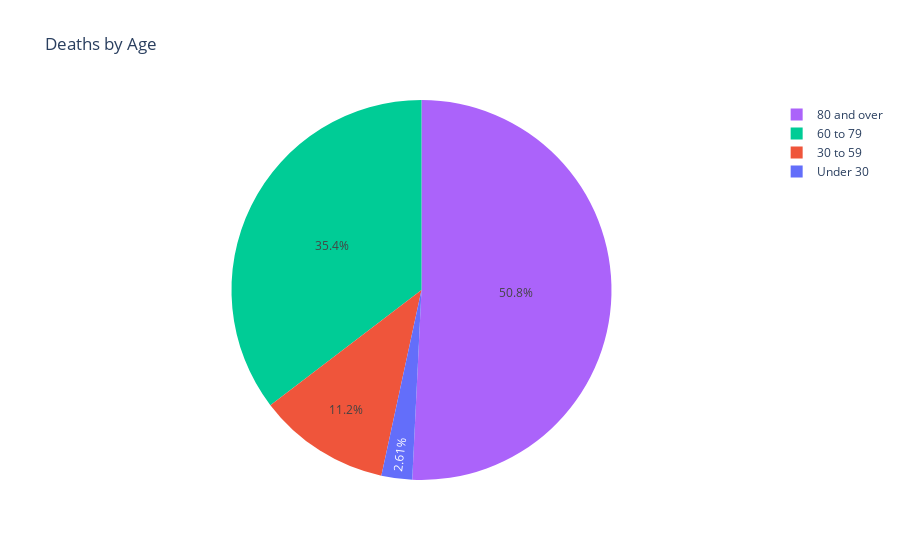

Write notebook code for a chart like this one.
### Code cell
import plotly.express as px
import plotly.io as pio

pie_chart = px.pie(
    data_frame=df_W_Deaths1,
    values=df_W_Deaths1[df_W_Deaths1["indicator_name"] == "By age"].value,
    names=df_W_Deaths1[df_W_Deaths1["indicator_name"] == "By age"]["series_name"],
    color=df_W_Deaths1[df_W_Deaths1["indicator_name"] == "By age"]["series_name"],
    title="Deaths by Age",
)
pio.show(pie_chart)

### Figure 1 — Plotly figure (JSON) as saved in the notebook; plotly's stock layout.template omitted (floating-point values rounded to 4 significant figures; data arrays with more than 128 entries replaced by an {"elided": "..."} marker saying what was removed)
{"data": [{"customdata": {"elided": "200x1 str values"}, "domain": {"x": [0, 1], "y": [0, 1]}, "hovertemplate": "label=%{label}<br>value=%{value}<br>color=%{customdata[0]}<extra></extra>", "labels": {"elided": "200 str values"}, "legendgroup": "", "marker": {"colors": {"elided": "200 str values"}}, "name": "", "showlegend": true, "type": "pie", "values": {"elided": "200 int values"}}], "layout": {"legend": {"tracegroupgap": 0}, "title": {"text": "Deaths by Age"}}}
